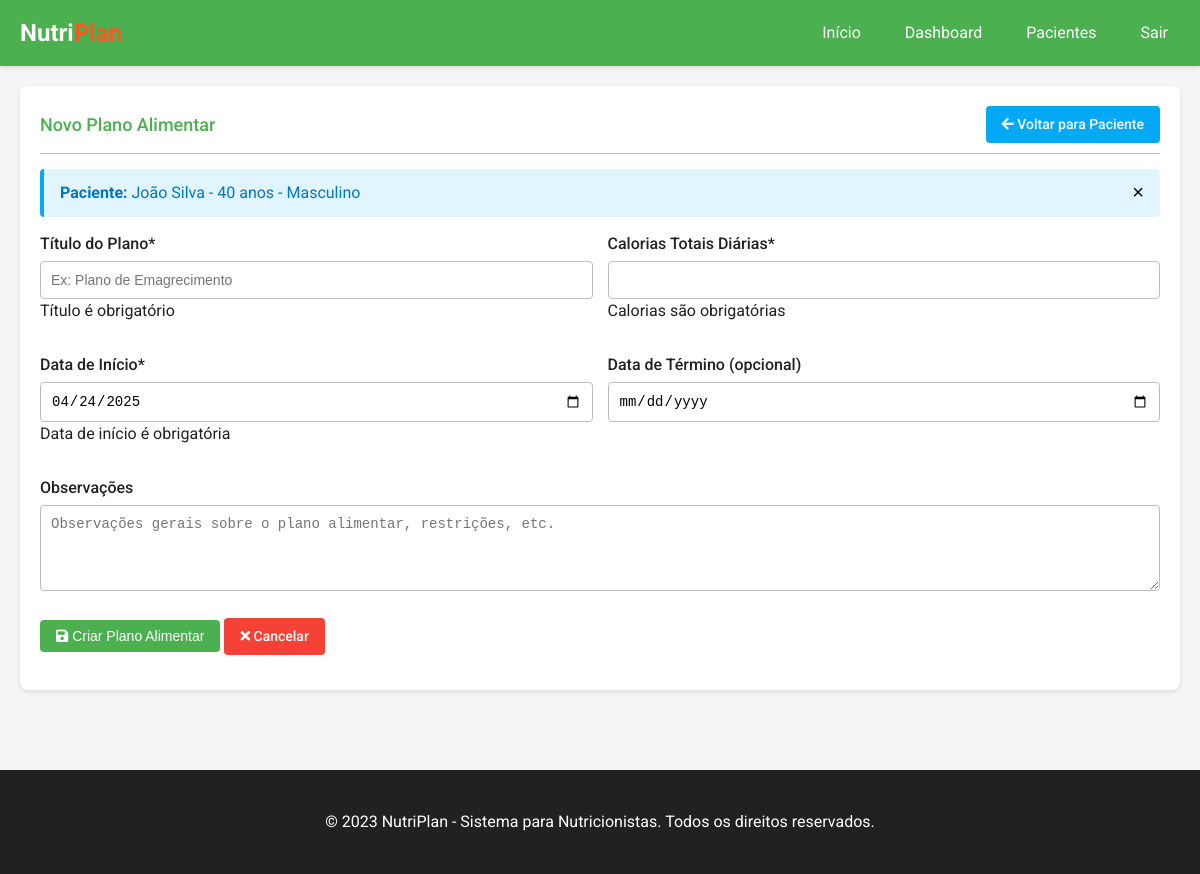
Page /meal/patient/1/meal-plan/add (signed in) on the committed database.
### models.py (models this page shows, shortened)
class Patient(db.Model):
    id = db.Column(db.Integer, primary_key=True)
    name = db.Column(db.String(100), nullable=False)
    email = db.Column(db.String(120), unique=True, nullable=True)
    phone = db.Column(db.String(20), nullable=True)
    birthday = db.Column(db.Date, nullable=True)
    gender = db.Column(db.String(10), nullable=True)
    created_at = db.Column(db.DateTime, default=datetime.utcnow)
    user_id = db.Column(db.Integer, db.ForeignKey('user.id'), nullable=False)
    measurements = db.relationship('Measurement', backref='patient', lazy=True, cascade="all, delete-orphan")
    meal_plans = db.relationship('MealPlan', backref='patient', lazy=True, cascade="all, delete-orphan")
    consultations = db.relationship('Consultation', backref='patient', lazy=True, cascade="all, delete-orphan")
    @property
    def age(self):
        if self.birthday:
            today = datetime.now().date()
            return today.year - self.birthday.year - ((today.month, today.day) < (self.birthday.month, self.birthday.day))
        return None

### routes.py (the view, shortened to what this page needs)
@meal_bp.route('/patient/<int:patient_id>/meal-plan/add', methods=['GET', 'POST'])
@login_required
def add_meal_plan(patient_id):
    patient = Patient.query.get_or_404(patient_id)
    if patient.user_id != session.get('user_id'):
        flash('Você não tem permissão para criar planos para este paciente.', 'danger')
        return redirect(url_for('patient.patients_list'))
    last_measurement = Measurement.query.filter_by(patient_id=patient_id).order_by(desc(Measurement.date)).first()
    return render_template('meal_plan.html',
                          patient=patient,
                          meal_plan=None,
                          last_measurement=last_measurement,
                          is_new=True)

### utils.py (called while the page is built)
def login_required(f):
    @wraps(f)
    def decorated_function(*args, **kwargs):
        if 'user_id' not in session:
            flash('Por favor, faça login para acessar esta página.', 'warning')
            return redirect(url_for('auth.login'))
        return f(*args, **kwargs)
    return decorated_function

### templates/meal_plan.html (shortened to what this page needs)
<!DOCTYPE html>
<html lang="pt-br">
<head>
    <link rel="stylesheet" href="https://cdnjs.cloudflare.com/ajax/libs/font-awesome/5.15.4/css/all.min.css">
    <link rel="stylesheet" href="{{ url_for('static', filename='css/style.css') }}">
</head>
<body>
    <header class="header">
        <a href="{{ url_for('main.index') }}" class="logo">Nutri<span>Plan</span></a>
        <nav>
            <ul class="nav-menu">
                <li class="nav-item">
                    <a href="{{ url_for('main.index') }}" class="nav-link">Início</a>
                </li>
                <li class="nav-item">
                    <a href="{{ url_for('main.dashboard') }}" class="nav-link">Dashboard</a>
                </li>
                <li class="nav-item">
                    <a href="{{ url_for('patient.patients_list') }}" class="nav-link">Pacientes</a>
                </li>
                <li class="nav-item">
                    <a href="{{ url_for('auth.logout') }}" class="nav-link">Sair</a>
                </li>
            </ul>
        </nav>
    </header>
    <div class="container">
        <div class="card">
            {% if is_new %}
            <div class="card-header">
                <h2 class="card-title">Novo Plano Alimentar</h2>
                <a href="{{ url_for('patient.patient_detail', patient_id=patient.id) }}" class="btn btn-info">
                    <i class="fas fa-arrow-left"></i> Voltar para Paciente
                </a>
            </div>
            <div class="card-content">
                <div class="alert alert-info">
                    <strong>Paciente:</strong> {{ patient.name }}
                    {% if patient.age %} - {{ patient.age }} anos{% endif %}
                    {% if patient.gender %} - {{ patient.gender }}{% endif %}
                </div>
                <form method="POST" action="{{ url_for('meal.add_meal_plan', patient_id=patient.id) }}" class="needs-validation" id="mealPlanForm" onsubmit="return submitMealPlan(event)">
                    <div class="form-row">
                        <div class="form-group">
                            <label for="title" class="form-label">Título do Plano*</label>
                            <input type="text" id="title" name="title" class="form-control" required placeholder="Ex: Plano de Emagrecimento">
                            <div class="invalid-feedback">Título é obrigatório</div>
                        </div>
                        <div class="form-group">
                            <label for="total_calories" class="form-label">Calorias Totais Diárias*</label>
                            <input type="number" id="total_calories" name="total_calories" class="form-control" min="1000" step="50" required>
                            <div class="invalid-feedback">Calorias são obrigatórias</div>
                        </div>
                    </div>
                    <div class="form-row">
                        <div class="form-group">
                            <label for="start_date" class="form-label">Data de Início*</label>
                            <input type="date" id="start_date" name="start_date" class="form-control" required>
                            <div class="invalid-feedback">Data de início é obrigatória</div>
                        </div>
                        <div class="form-group">
                            <label for="end_date" class="form-label">Data de Término (opcional)</label>
                            <input type="date" id="end_date" name="end_date" class="form-control">
                        </div>
                    </div>
                    <div class="form-group">
                        <label for="notes" class="form-label">Observações</label>
                        <textarea id="notes" name="notes" class="form-control" rows="4" placeholder="Observações gerais sobre o plano alimentar, restrições, etc."></textarea>
                    </div>
                    <div class="form-group mt-4">
                        <button type="submit" class="btn" id="submitPlanBtn">
                            <i class="fas fa-save"></i> Criar Plano Alimentar
                        </button>
                        <a href="{{ url_for('patient.patient_detail', patient_id=patient.id) }}" class="btn btn-danger">
                            <i class="fas fa-times"></i> Cancelar
                        </a>
                    </div>
                </form>
            </div>
            {% endif %}
        </div>
    </div>
    <footer>
        <div class="container">
            <p>&copy; 2023 NutriPlan - Sistema para Nutricionistas. Todos os direitos reservados.</p>
        </div>
    </footer>
</body>
</html>

### static/css/style.css (style rules this page uses)
:root { --primary-color: #4CAF50; --primary-dark: #388E3C; --primary-light: #C8E6C9; --accent-color: #FF5722; --text-primary: #212121; --text-secondary: #757575; --divider-color: #BDBDBD; --background-color: #F5F5F5; --white: #FFFFFF; --success: #4CAF50; --info: #03A9F4; --warning: #FFC107; --danger: #F44336; }
* { margin: 0; padding: 0; box-sizing: border-box; }
body { font-family: 'Roboto', 'Segoe UI', Arial, sans-serif; font-size: 16px; line-height: 1.5; color: var(--text-primary); background-color: var(--background-color); }
.header { background-color: var(--primary-color); color: var(--white); padding: 15px 20px; display: flex; justify-content: space-between; align-items: center; box-shadow: 0 2px 5px rgba(0, 0, 0, 0.1); }
.logo { font-size: 24px; font-weight: 700; color: var(--white); text-decoration: none; }
.logo span { color: var(--accent-color); }
.nav-menu { display: flex; list-style: none; }
.nav-item { margin-left: 20px; }
.nav-link { color: var(--white); text-decoration: none; padding: 8px 12px; border-radius: 4px; transition: background-color 0.3s; }
.container { max-width: 1200px; margin: 0 auto; padding: 20px; }
.card { background-color: var(--white); border-radius: 8px; box-shadow: 0 2px 5px rgba(0, 0, 0, 0.1); padding: 20px; margin-bottom: 20px; }
.card-header { display: flex; justify-content: space-between; align-items: center; margin-bottom: 15px; padding-bottom: 10px; border-bottom: 1px solid var(--divider-color); }
.card-title { font-size: 18px; font-weight: 500; color: var(--primary-color); }
.card-content { margin-bottom: 15px; }
.btn { display: inline-block; padding: 8px 16px; border: none; border-radius: 4px; background-color: var(--primary-color); color: var(--white); text-decoration: none; font-size: 14px; font-weight: 500; cursor: pointer; transition: background-color 0.3s; }
.btn-info { background-color: var(--info); }
.btn-danger { background-color: var(--danger); }
.form-group { margin-bottom: 15px; }
.form-label { display: block; margin-bottom: 5px; font-weight: 500; }
.form-control { width: 100%; padding: 10px; border: 1px solid var(--divider-color); border-radius: 4px; font-size: 14px; }
.alert { padding: 12px 16px; margin-bottom: 15px; border-radius: 4px; border-left: 4px solid transparent; }
.alert-info { background-color: #E1F5FE; border-left-color: var(--info); color: #0277BD; }
.mt-4 { margin-top: 20px !important; }
footer { background-color: var(--text-primary); color: var(--white); text-align: center; padding: 20px; margin-top: 40px; }

### templates/meal_plan.html (style rules this page uses)
.form-row { display: flex; gap: 15px; margin-bottom: 15px; }
.form-row .form-group { flex: 1; }

### rows in the picture
Patient: name "João Silva", age "40", gender "Masculino"
